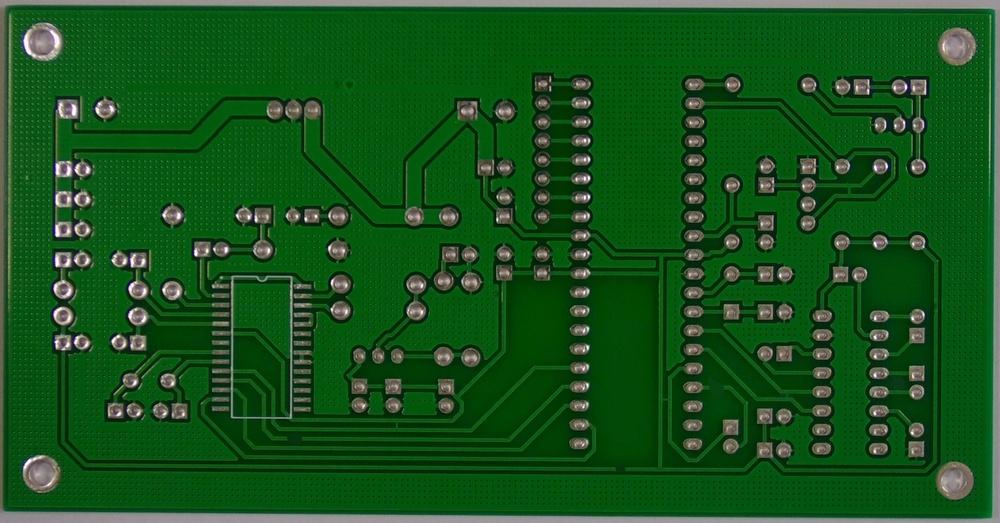
#> input picture uploads/def.jpg, 1000 x 523 px, shrunk from 3034 x 1586 before the run, found by its file name
$ python grayscale.py
#> lines starting #> are read from the running program, lines starting #| are printed output that depends on the picture
import cv2
import numpy as np

def enhance_image(image_path):
    # Read the image
    img = cv2.imread(image_path)
#> img is the input picture: shape (523, 1000, 3); mean B, G, R 27.9, 83.5, 22.2
    if img is None:
        print("Error: Unable to load image.")
        return

    # Convert to grayscale
    gray = cv2.cvtColor(img, cv2.COLOR_BGR2GRAY)
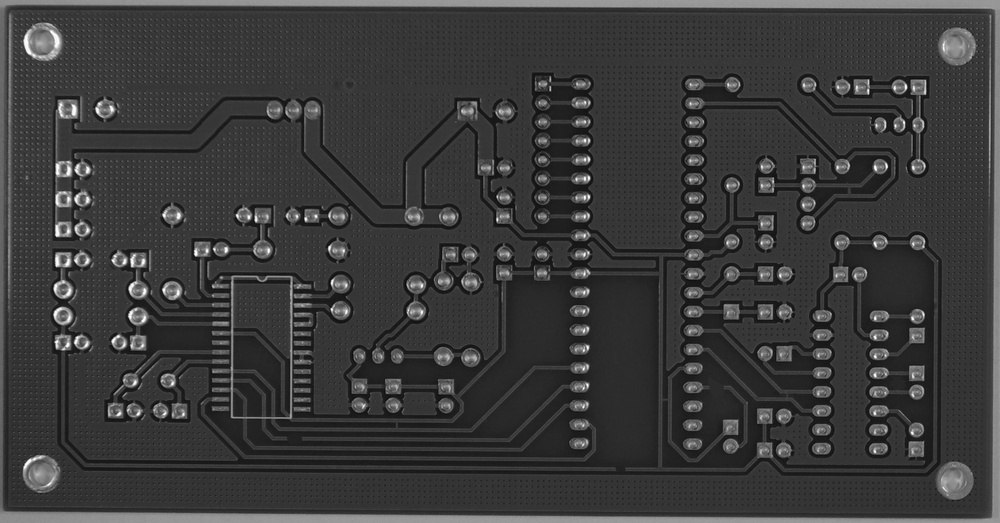
#> gray: shape (523, 1000); min 9, max 254, mean 58.8

    # Apply histogram equalization to enhance contrast
    enhanced = cv2.equalizeHist(gray)
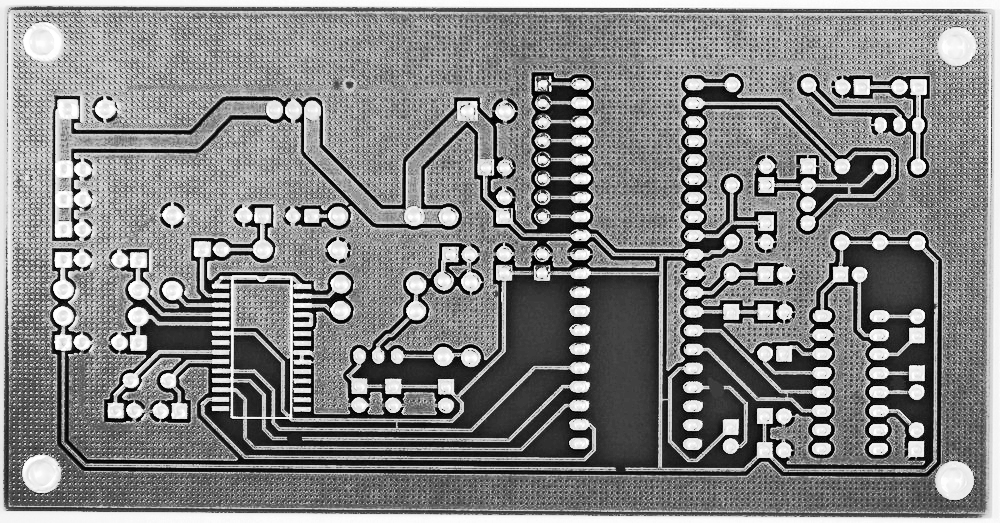
#> enhanced: shape (523, 1000); min 0, max 255, mean 131

    # Show the images
    cv2.imshow('Original Image', img)
    cv2.imshow('Grayscale Image', gray)
    cv2.imshow('Enhanced Image', enhanced)

    # Save the enhanced image
    cv2.imwrite('grayscale.jpg', gray)

    # Wait for a key press and close windows
    cv2.waitKey(0)
    cv2.destroyAllWindows()

# Example usage
enhance_image('C:/Users/yoges/Downloads/Final/uploads/def.jpg')
